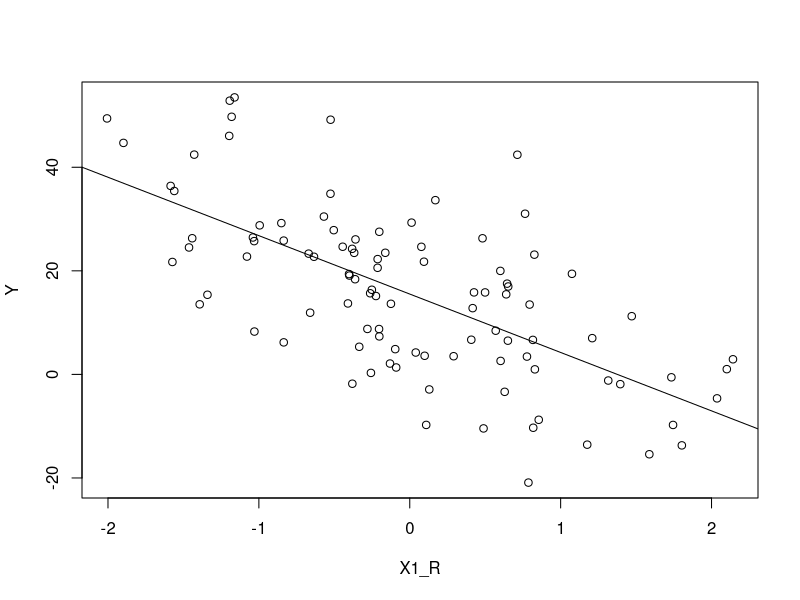
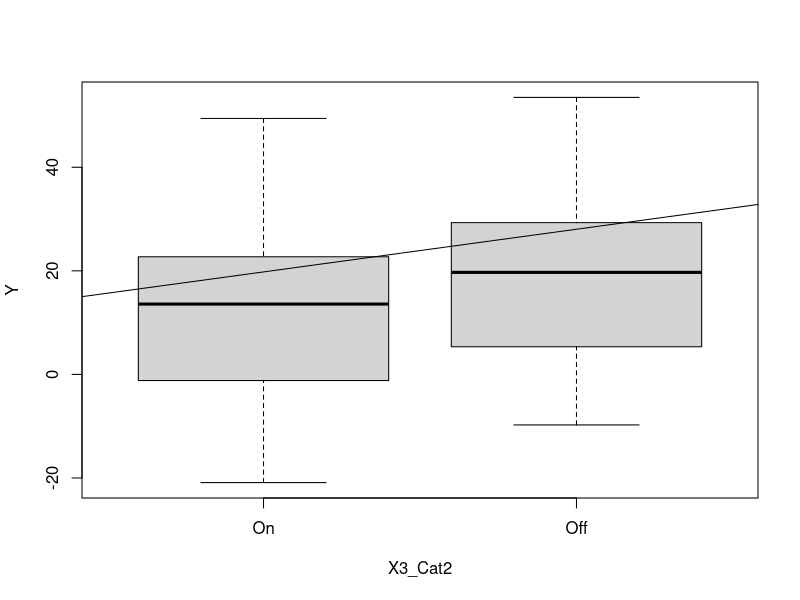
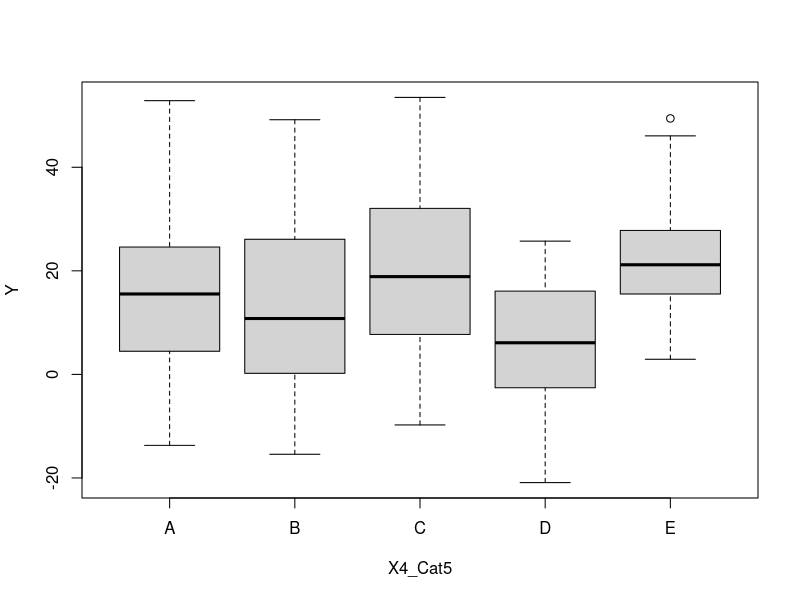
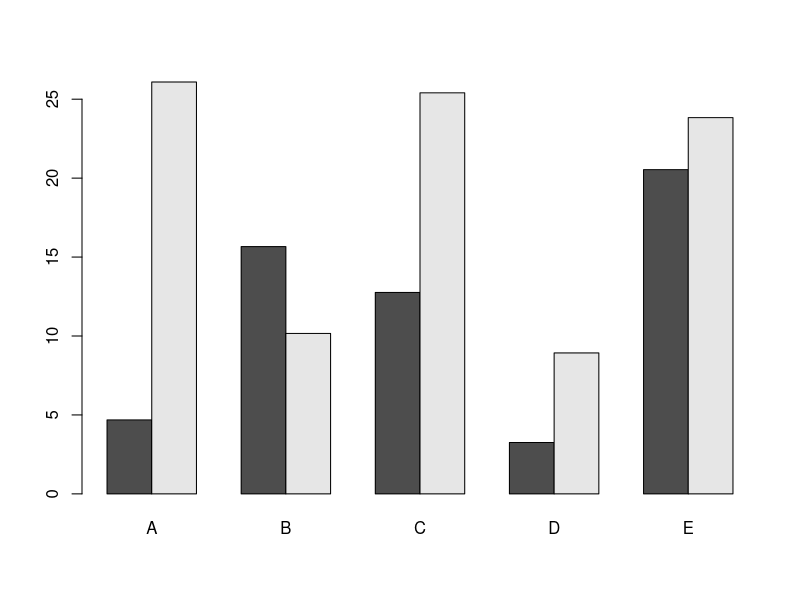

Reproduce these figures in R, in order. (Note: this script raises an error after producing the figures.)
## ---- chunk 1
library(broom)

N <- 100
X1_R <- rnorm(N)
X2_R <- rnorm(N)
X3_Cat2 <- gl(2, N / 2, labels = c('On', 'Off')) |> sample()
X4_Cat5 <- gl(5, N / 5, labels = LETTERS[1:5])

sigma <- 10

Y <- 5.2 + 1 * X1_R + 
  -11.2 * X1_R + 
  as.integer(X3_Cat2) * 7.2 + 
  (contrasts(X4_Cat5) %*% c(c(1, 3, -10, 5)))[X4_Cat5] +
  rnorm(N, 0, sigma)



## ---- chunk 2
fit <- lm(Y ~ X1_R)

plot(Y ~ X1_R)
abline(fit)

fit |> tidy()
## ---- chunk 3
fit <- lm(Y ~ X3_Cat2)

plot(Y ~ X3_Cat2)
abline(fit)

fit |> tidy()

## ---- chunk 4
fit <- lm(Y ~ X4_Cat5)

plot(Y ~ X4_Cat5)

fit |> anova() |> tidy()

## ---- chunk 5
fit <- lm(Y ~ X3_Cat2 * X4_Cat5)

tapply(Y, list(X3_Cat2, X4_Cat5), mean) |> barplot(beside = TRUE)

fit |> anova() |> tidy()

## ---- chunk 6
par(cex.axis = .6, pch = 16, cex = .5)
SiSEC <- read.csv('../SiSEC08/SiSEC08_anonymized.csv') |> subset(grepl('Algo', Condition))
SiSEC <- as.data.table(SiSEC)
SiSEC[, Order := rank(Ratingscore + rnorm(length(Ratingscore), 0, 40)), by = Listener]
SiSEC <- SiSEC[order(SiSEC$Listener, SiSEC$Order), ]
plot(Ratingscore ~ factor(Condition), data = SiSEC)

## ---- chunk 7
fit <- lm(Ratingscore ~ Condition, data = SiSEC)

anova(fit)

## ---- chunk 8
fit <- lm(Ratingscore ~ Condition, data = SiSEC |> subset(Condition %in% c('Algo32', 'Algo34')))

lm(fit) |> summary()

## ---- chunk 9

plot(Ratingscore ~ factor(Condition), data = SiSEC)

fit <- lm(Ratingscore ~ Condition, data = SiSEC |> subset(Condition %in% c('Algo22', 'Algo30')))

lm(fit) |> summary()

## ---- chunk 10

SiSEC$BestAlgo <- SiSEC$Condition == 'Algo22'

fit <- lm(Ratingscore ~ BestAlgo, data = SiSEC)

lm(fit) |> summary()

## ---- chunk 11
Nsim <- 1000

pvalues <- sapply(1:Nsim, \(i) {
  SiSEC$RandomRating <- sample(SiSEC$Ratingscore)
  
  sortedMeans <- with(SiSEC, tapply(RandomRating, Condition, mean)) |> sort(decreasing = TRUE)
  SiSEC$RandomBest <- SiSEC$Condition == names(sortedMeans)[1]
  
  fit <- lm(RandomRating ~ RandomBest, data = SiSEC)
  
  pvalue <- summary(fit)$coef[2, 4]
  pvalue
})

plot(seq(0, 1, length.out = Nsim), sort(pvalues), xlab = 'Quantile', 
     col = ifelse(sort(pvalues) <= .05, 'red', 'black'))

abline(h = .05, col = 'red', lty='dashed')

Type1errorRate <- mean(pvalues <= .05)
text(Type1errorRate, .1, bquote("" %<-% .(paste0(Type1errorRate * 100, '%'))), col = 'red')



## ---- chunk 12
plot(Ratingscore ~ factor(Condition), data = SiSEC)

## ---- chunk 13
library(combinat)
Nsim <- 1000
pairs <- combn(unique(SiSEC$Condition), 2, simplify = FALSE)

Nsignificant <- sapply(1:Nsim, \(i) {
  SiSEC$RandomRating <- sample(SiSEC$Ratingscore)
  
  pairedPvalues <- sapply(pairs, 
                          \(pair) {
                            fit <- lm(RandomRating ~ Condition, data = SiSEC |> subset(Condition %in% pair))
                            pvalue <- summary(fit)$coef[2, 4]
                            pvalue
                          })
  sum(pairedPvalues <= .05)
  
  
  

})

table(Nsignificant) |> prop.table() |> sort(decreasing = TRUE) |> cumsum() -> props
 
plot(1-props, col = ifelse(names(props) == '0', 'black', 'red'), main = 'Proportion of Simulations with\nat Least N Significant Tests', type = 'b',
     ylab = 'Proporiton of Simulations',
     axes = FALSE,
     x = as.integer(names(props)),
     xlab = 'N Significant Tests', ylim = c(0, 1), pch = 16)
axis(1, 0:20, tick = FALSE)
axis(2, seq(0,1,.1), paste0(seq(0,100,10), '%'), las = 1, tick = FALSE)
## ---- chunk 14
par(las=2, cex.axis=.6)
with(SiSEC, tapply(Ratingscore, Listener, mean)) |> sort() |> names() -> ranked

plot(Ratingscore ~ factor(Listener, levels = ranked), data = SiSEC,
     xlab = '')

## ---- chunk 15
par(las = 2, mar = c(7,5,3,3))
with(SiSEC, tapply(Ratingscore, Trial, mean)) |> sort() |> names() -> ranked

plot(Ratingscore ~ factor(Trial, levels = ranked), data = SiSEC,
     xlab = '')

## ---- chunk 16

with(SiSEC, plot(Ratingscore ~ Order))
abline(lm(Ratingscore ~ Order, data = SiSEC))

## ---- chunk 17

SiSEC <- within(SiSEC, PreviousRating <- unlist(tapply(Ratingscore, Listener, \(rs) c(NA, head(rs, -1)) )))

anova(lm(Ratingscore ~ Condition + PreviousRating, data = SiSEC)) |> tidy()
